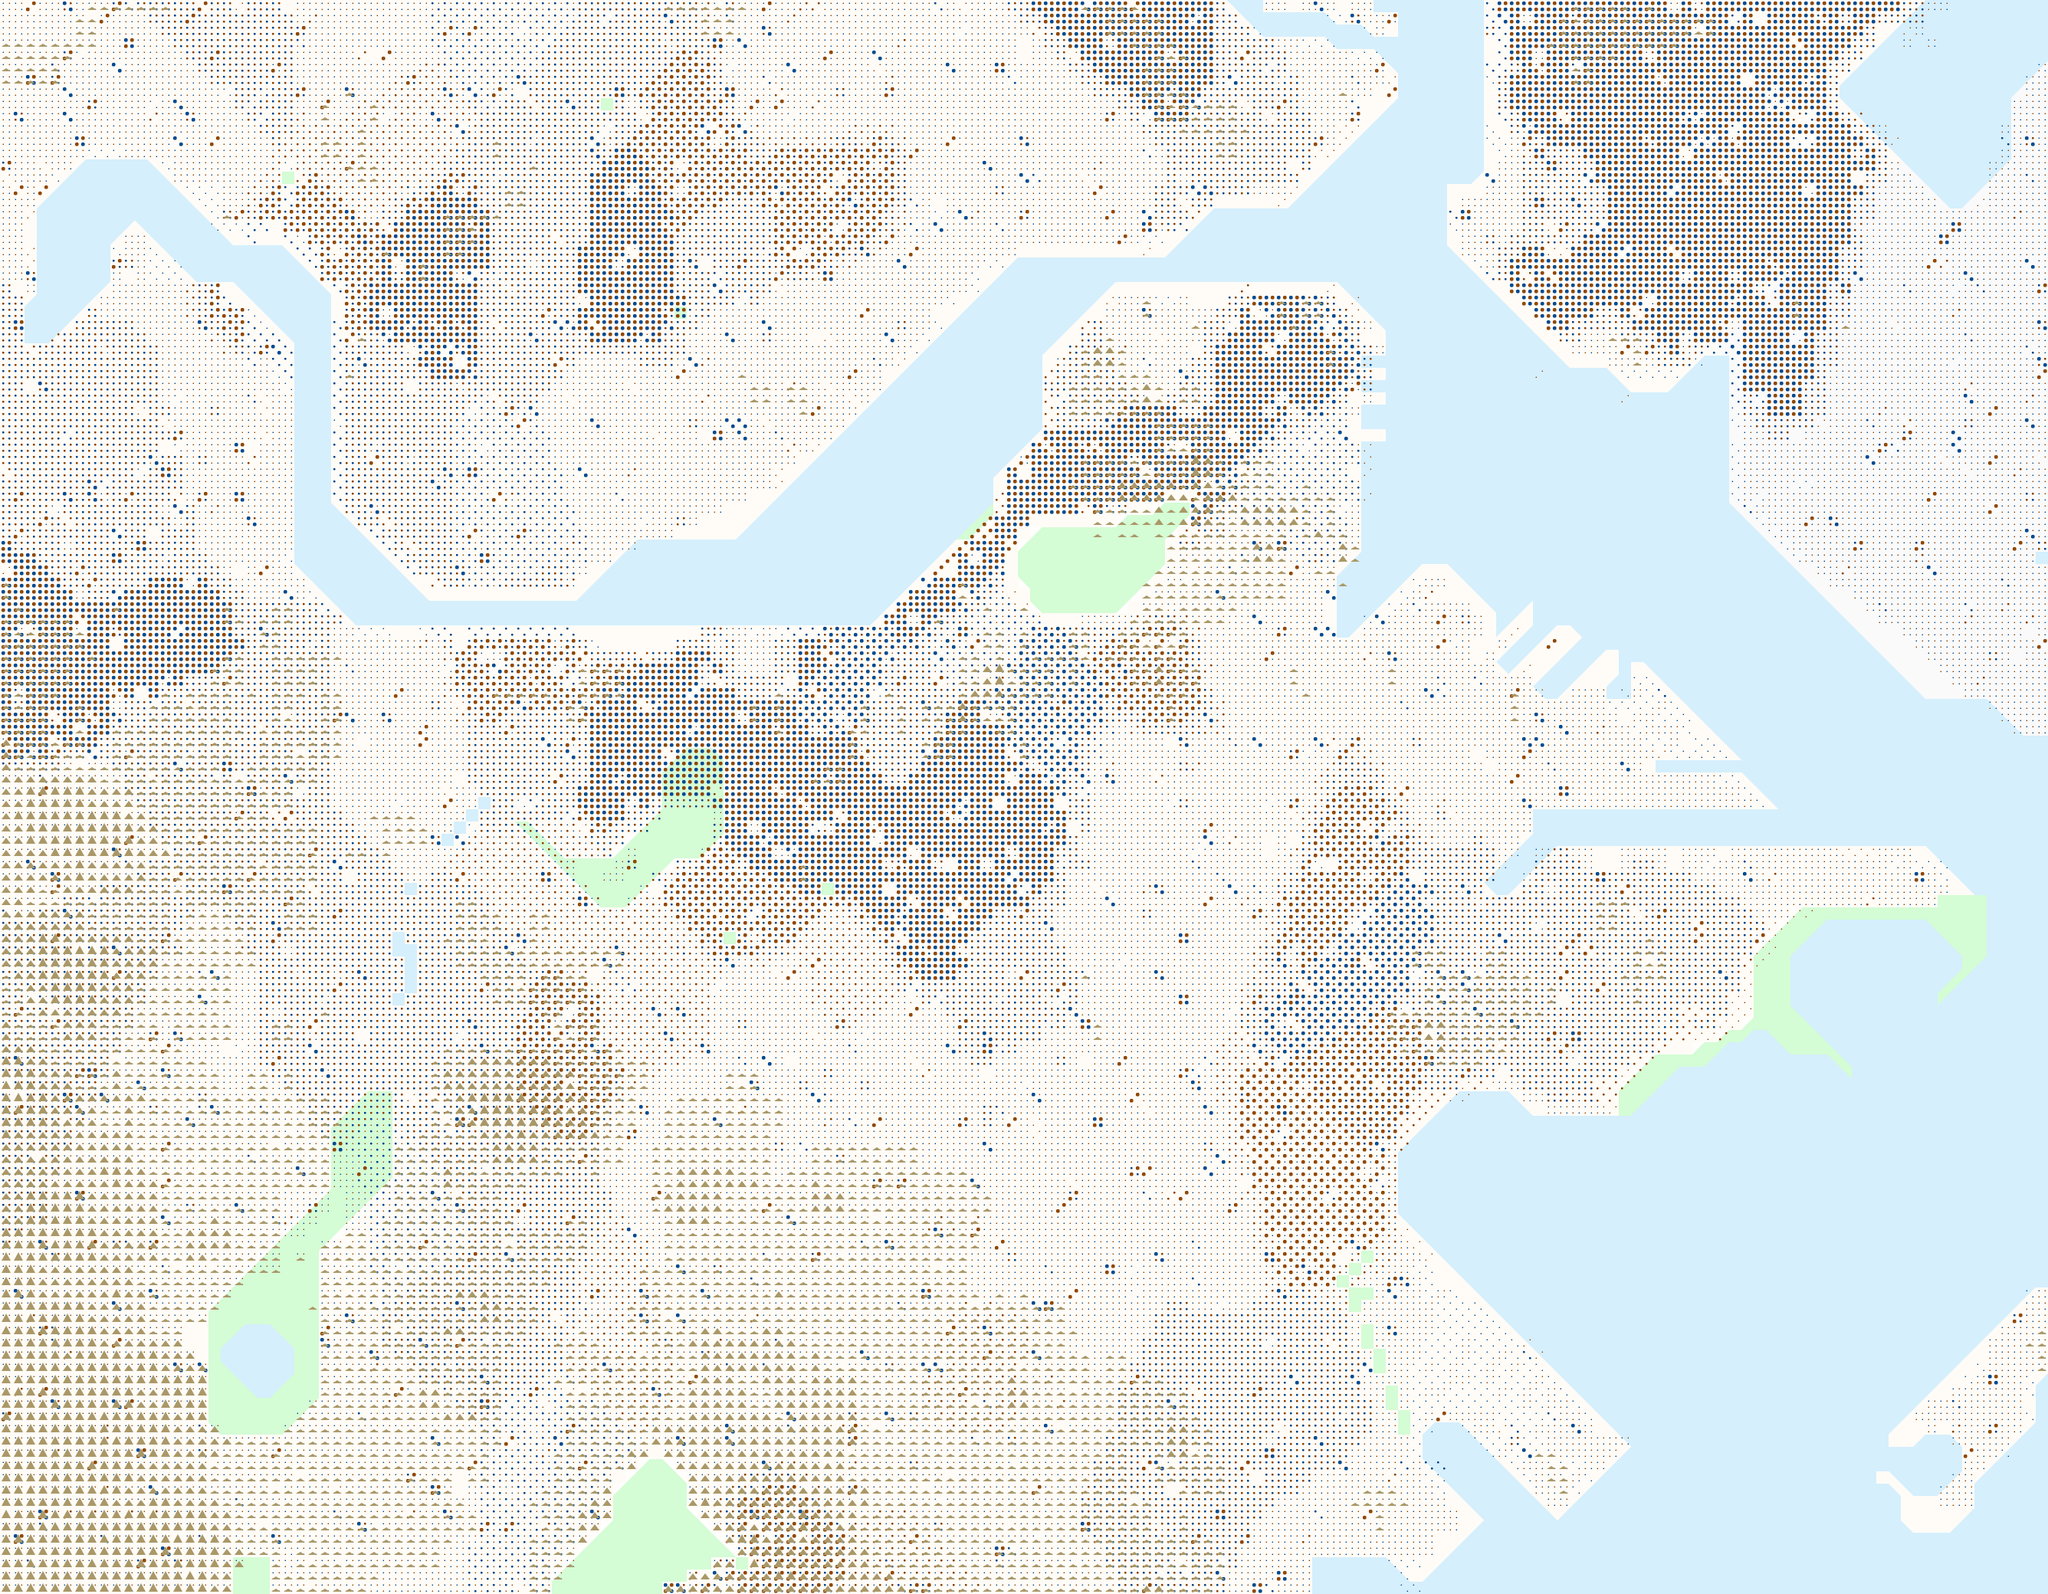

This is a level from a 2D game, rendered from its Tiled map with the project's own tilesets. A one-line summary and the map file follow, with tile-layer data summarised:
An orthogonal 167x130 tile map with 16x16 px tiles, 4 tile layers (Land, Commercial, Residential, Elevation), 4 tilesets and 19 objects (17x region, street, water).

<map version="1.0" orientation="orthogonal" width="167" height="130" tilewidth="16" tileheight="16">
 <properties>
  <property name="generator-date" value="2014-06-08 16:55:50.909750" />
  <property name="generator-geo-bounds" value="[-71.1372, 42.3063, -71.006, 42.3816]" />
  <property name="generator-scale" value="25" />
  <property name="start" value="98,30" />
 </properties>
 <tileset firstgid="1" name="Landform" tilewidth="16" tileheight="16">
  <image source="tileset-land.png" width="64" height="112" />
 </tileset>
 <tileset firstgid="29" name="Commercial Density" tilewidth="16" tileheight="16">
  <image source="tileset-com-density.png" width="48" height="16" />
 </tileset>
 <tileset firstgid="32" name="Residential Density" tilewidth="16" tileheight="16">
  <image source="tileset-res-density.png" width="48" height="16" />
 </tileset>
 <tileset firstgid="35" name="Elevation" tilewidth="16" tileheight="16">
  <image source="tileset-elevation.png" width="48" height="16" />
 </tileset>
 <layer name="Land" width="167" height="130">
  <data>[21710 cells, 21710 non-empty, 20 distinct tile ids]</data>
 </layer>
 <layer name="Commercial" width="167" height="130">
  <data>[21710 cells, 15678 non-empty, 3 distinct tile ids]</data>
 </layer>
 <layer name="Residential" width="167" height="130">
  <data>[21710 cells, 15476 non-empty, 3 distinct tile ids]</data>
 </layer>
 <layer name="Elevation" width="167" height="130">
  <data>[21710 cells, 4757 non-empty, 3 distinct tile ids]</data>
 </layer>
 <objectgroup name="Streets" width="167" height="130">
  <object name="Mass ave" type="street" x="1309" y="723">
   <polyline points="0,0 -141,125 -173,141 -237,173 -653,173 -1165,365" />
  </object>
 </objectgroup>
 <objectgroup name="Neighborhoods" width="167" height="130">
  <object name="Harvard Square" type="region" x="216" y="88" width="256" height="256" />
  <object name="Central Square" type="region" x="504" y="408" width="400" height="240" />
  <object name="Kendall Square" type="region" x="904" y="408" width="284" height="201" />
  <object name="East Cambridge" type="region" x="744" y="248" width="576" height="160" />
  <object name="Boston Common" type="region" x="1320" y="680" width="224" height="160" />
  <object name="North End" type="region" x="1528" y="408" width="256" height="192" />
  <object name="Back Bay" type="region" x="904" y="920" width="416" height="240" />
  <object name="East Boston" type="region" x="1960" y="88" width="288" height="400" />
  <object name="Charlestown" type="region" x="1304" y="24" width="448" height="272" />
  <object name="Roxbury" type="region" x="872" y="1272" width="448" height="320" />
  <object name="South Boston" type="region" x="1544" y="1096" width="512" height="432" />
  <object name="Charles River" type="water" x="907" y="677" width="304" height="64" />
  <object name="The Fens" type="region" x="696" y="1112" width="240" height="64" />
  <object name="Brookline" type="region" x="40" y="1048" width="544" height="384" />
  <object name="Chinatown" type="region" x="1432" y="856" width="208" height="160" />
  <object name="Beacon Hill" type="region" x="1320" y="472" width="208" height="192" />
  <object name="MIT" type="region" x="696" y="648" width="192" height="80" />
  <object name="Financial District" type="region" x="1544" y="600" width="224" height="208" />
 </objectgroup>
</map>
